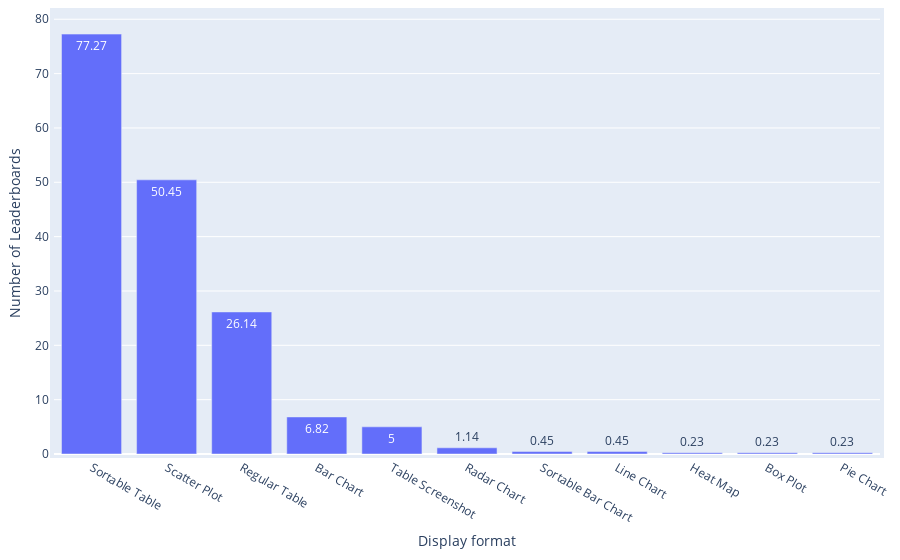

The cell this chart's notebook holds for it:
### Code cell
df = pd.read_csv(path_meta / 'leaderboard_processed.csv')
df['Display formats'] = df['Display formats'].apply(ast.literal_eval)

df_split = df.explode('Display formats')['Display formats'].value_counts().reset_index(name='Frequency')
print(f"{df_split['Display formats'].iloc[0]} is the most popular display format of leaderboards, accounting for {round(df_split['Frequency'].iloc[0]/len(df)*100,2)}% ({df_split['Frequency'].iloc[0]} out of {len(df)}) leaderboard systems.")
df_split['Weight'] = 1

statistics = {
    'Distribution': 'Leaderboard Systems across Display Formats',
    'Mean': np.mean(df_split['Frequency']),
    'Median': np.median(df_split['Frequency']),
    'IQR': df_split['Frequency'].quantile(0.75) - df_split['Frequency'].quantile(0.25),
    'Gini Coefficient': ineqpy.inequality.gini(data=df_split, income='Frequency', weights='Weight'),
}
if os.path.exists(path_meta / 'leaderboard_statistics.csv'):
    df_statistics = pd.read_csv(path_meta / 'leaderboard_statistics.csv')
else:
    df_statistics = pd.DataFrame()
df_statistics = pd.concat([df_statistics, pd.DataFrame([statistics])], ignore_index=True)
df_statistics.drop_duplicates(subset=['Distribution'], keep='last', inplace=True)
df_statistics.sort_values(by='Distribution', inplace=True)
df_statistics.to_csv(path_meta / 'leaderboard_statistics.csv', index=False)

df_split['Ratio'] = round(df_split['Frequency'] / len(df) * 100, 2)

fig = px.bar(
    x=df_split['Display formats'],
    y=df_split['Ratio'],
    text_auto=True,
    labels={'x': 'Display format', 'y': 'Number of Leaderboards'},
)
# Update the layout for a tighter look
fig.update_layout(
    autosize=True,
    margin=dict(
        l=10,  # Left margin
        r=10,  # Right margin
        b=10,  # Bottom margin
        t=10,  # Top margin
        pad=4  # Padding between the plot and the margin
    )
)
fig.show()

### Figure 1 — Plotly figure (JSON) as saved in the notebook; plotly's stock layout.template omitted (floating-point values rounded to 4 significant figures)
{"data": [{"alignmentgroup": "True", "hovertemplate": "Display format=%{x}<br>Number of Leaderboards=%{y}<extra></extra>", "legendgroup": "", "marker": {"color": "#636efa", "pattern": {"shape": ""}}, "name": "", "offsetgroup": "", "orientation": "v", "showlegend": false, "textposition": "auto", "texttemplate": "%{y}", "type": "bar", "x": ["Sortable Table", "Scatter Plot", "Regular Table", "Bar Chart", "Table Screenshot", "Radar Chart", "Sortable Bar Chart", "Line Chart", "Heat Map", "Box Plot", "Pie Chart"], "xaxis": "x", "y": [77.27, 50.45, 26.14, 6.82, 5, 1.14, 0.45, 0.45, 0.23, 0.23, 0.23], "yaxis": "y"}], "layout": {"autosize": true, "barmode": "relative", "legend": {"tracegroupgap": 0}, "margin": {"b": 10, "l": 10, "pad": 4, "r": 10, "t": 10}, "xaxis": {"anchor": "y", "domain": [0, 1], "title": {"text": "Display format"}}, "yaxis": {"anchor": "x", "domain": [0, 1], "title": {"text": "Number of Leaderboards"}}}}
